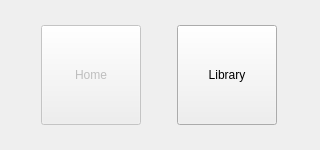
<?xml version="1.0" encoding="UTF-8"?>
<ui version="4.0">
 <class>MenuBar</class>
 <widget class="QWidget" name="MenuBar">
  <property name="geometry">
   <rect>
    <x>0</x>
    <y>0</y>
    <width>320</width>
    <height>150</height>
   </rect>
  </property>
  <property name="minimumSize">
   <size>
    <width>0</width>
    <height>150</height>
   </size>
  </property>
  <property name="maximumSize">
   <size>
    <width>16777215</width>
    <height>150</height>
   </size>
  </property>
  <property name="windowTitle">
   <string>Form</string>
  </property>
  <layout class="QHBoxLayout" name="horizontalLayout">
   <item>
    <widget class="QPushButton" name="homeButton">
     <property name="enabled">
      <bool>false</bool>
     </property>
     <property name="minimumSize">
      <size>
       <width>100</width>
       <height>100</height>
      </size>
     </property>
     <property name="maximumSize">
      <size>
       <width>100</width>
       <height>100</height>
      </size>
     </property>
     <property name="text">
      <string>Home</string>
     </property>
    </widget>
   </item>
   <item>
    <widget class="QPushButton" name="libraryButton">
     <property name="enabled">
      <bool>true</bool>
     </property>
     <property name="minimumSize">
      <size>
       <width>100</width>
       <height>100</height>
      </size>
     </property>
     <property name="maximumSize">
      <size>
       <width>100</width>
       <height>100</height>
      </size>
     </property>
     <property name="text">
      <string>Library</string>
     </property>
    </widget>
   </item>
  </layout>
 </widget>
 <resources/>
 <connections/>
</ui>
